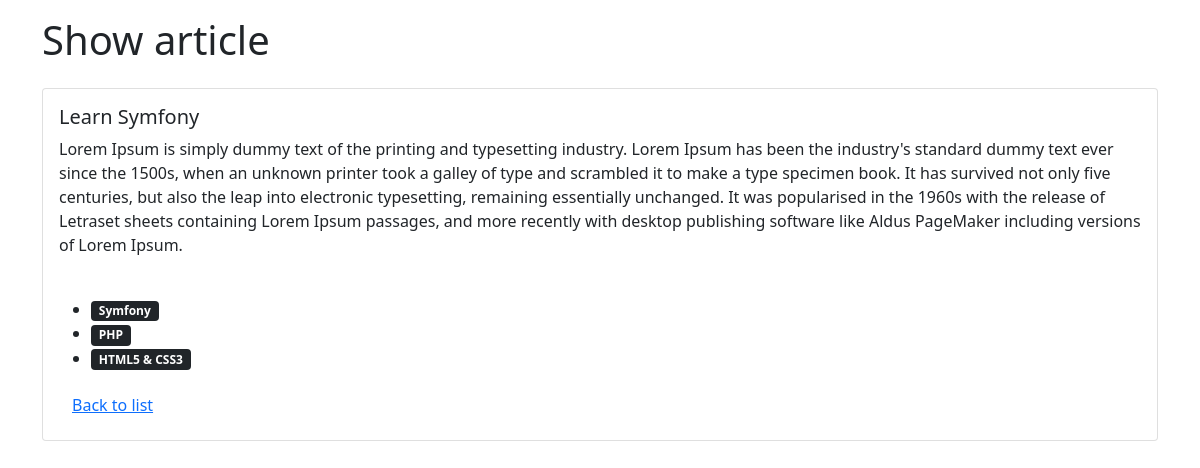
The page /articles/3/show on the database its author committed.
### blog/models.py (models this page shows, shortened)
class Article(models.Model):
    title = CharField(max_length = 120, blank=True, null=True, unique=True)
    description = TextField(null = True)
    state = IntegerField(default=0, choices= LIST_STATE)
    category = ForeignKey("Category", null=True, on_delete=models.SET_NULL)
    tags = ManyToManyField("Tag")
    created = DateTimeField(auto_now_add=True)
    updated = DateTimeField(auto_now=True)

class Tag(models.Model):
    name = CharField(max_length=20)
    created = DateTimeField(auto_now_add=True)
    updated = DateTimeField(auto_now=True)

### blog/views.py (the view)
# urls.py: path('<int:id>/show', show, name="show_article"),
def show(request, id):
    return render(request, "show.html", {
        "article": Article.objects.get(pk=id)
    })

### blog/templates/show.html (shortened to what this page needs)
{% extends 'master.html' %}
{% block content %}
    <div class="container">
        <div class="row mt-3">
            <div class="col-md-12">
                <h1>Show article</h1>
            </div>
        </div>
        <div class="row my-3">
            <div class="col-md-12">
                <div class="card">
                    <div class="card-body">
                        <h5 class="card-title">{{ article.title }}</h5>
                        <p class="card-text">{{ article.description }}</p>
                        <span class="badge badge-success">Category : {{ article.category.name }}</span>
                        <ul>
                            {% for tag in article.tags.all %}
                                <li>
                                    <span class="badge bg-dark">{{ tag.name }}</span>
                                </li>
                            {% endfor %}
                        </ul>
                        <a href="{% url 'list_of_articles' %}" class="btn btn-link">Back to list</a>
                    </div>
                </div>
            </div>
        </div>
    </div>
{% endblock %}

### rows shown on the page
Article: title "Learn Symfony", description "Lorem Ipsum is simply dummy text of the printing and typesetting industry. Lorem Ipsum has been the industry's standard dummy text ever since the 1500s, when an unknown printer took a galley of type and scrambled it to make a type specimen book. It has survived not only five centuries, but also the leap into electronic typesetting, remaining essentially unchanged. It was popularised in the 1960s with the release of Letraset sheets containing Lorem Ipsum passages, and more recently with desktop publishing software like Aldus PageMaker including versions of Lorem Ipsum."
Tag: name "Symfony"
Tag: name "PHP"
Tag: name "HTML5 & CSS3"
